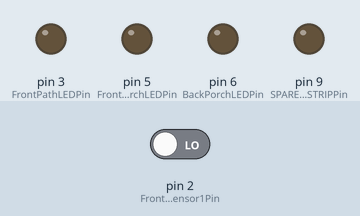
Recording of a sketch running on a simulated Arduino Uno, built for the host (arithmetic inside an expression is 32-bit, double 64-bit). On the bench: output pins drawn as LEDs (lit = HIGH). Wiring (inferred from the names in the program): 2 × IR receiver: data pin 18 / data pin 19. The inputs (shaded band) are chosen by the test bench; at power-on: pin 2 (FrontPathSensor1Pin) LOW. WiFi joins after 1.5 s; servers stay silent unless stated; what the sketch prints to the serial monitor is not drawn.

Above: at 0.1 s.
At 7.7 s:
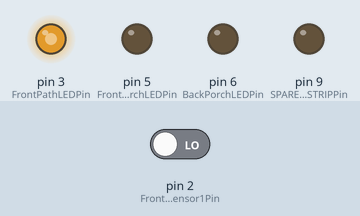
7.8 s: pin 2 (FrontPathSensor1Pin) driven HIGH
At 9.82 s:
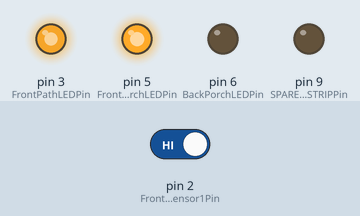
Timing chart, 0 to 20.8 s (numbered marks = the images above; inputs shaded):
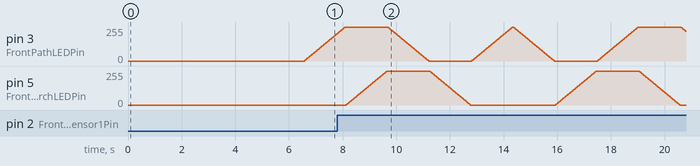

The sketch:

lighting.ino
```cpp
/* Author: WilliamH
   Date: 14-10-2015
   Version: 0.1
   Description: control LED strip lights in locations around the house.  include motion detection along with web interface for manual control.  Slow on and off using PWM
   UNO PWM Pins are 3, 5, 6, 9, 10*, 11* ** Ethernet Shield uses pins 10,11,12,13 & 4 for SD Card
   Future add:  Add LUX meter to control light activationonly when dark.
                Add  mechanical switch for path and others if required.
                Sort out why interupt control is troublesome
                ******** CLEAN CODE UP ********
*/

#include <Ethernet.h>
#include <SPI.h>


// *****************************
// ******** Setup times ********
const long OneSecond = 1000;  // a second is a thousand milliseconds
const long TwoSecond = OneSecond * 2;
const long ThreeSecond = OneSecond * 3;
const long FiveSecond = OneSecond * 5;
const long TenSecond = OneSecond * 10;
const long OneMinute = OneSecond * 60;
const long TwoMinute = OneMinute * 2;
const long ThreeMinute =  OneMinute * 3;
const long FourMinute =  OneMinute * 4;
const long OneHour   = OneMinute * 60;
const long OneDay    = OneHour * 24;


// ***************************************************
// ******** Setup LED strip output pins (PWM) ********
int FrontPathLEDPin = 3;
int FrontPorchLEDPin = 5;
int BackPorchLEDPin = 6;
int SPARELEDSTRIPPin = 9;
bool FrontPathLEDManOn = 0; // are the LEDs manually turned on.  do not turn off with motion timout

// **********************************************
// ******** Setup LED start state of off ********
bool FrontPathLEDState = digitalRead(FrontPathLEDPin);
bool FrontPorchLEDState = digitalRead(FrontPorchLEDPin);
bool backPorchLEDState = digitalRead(BackPorchLEDPin);
bool SPARELEDSTRIPState = digitalRead(SPARELEDSTRIPPin);

// *****************************************
// ******** Setup Lighting Controls ********
int FadeSpeed = 5;

// ****************************************************
// ******** Setup Motion Sensor input controls ********
int FrontPathSensor1Pin = 2;   // set the pin for switch on PIR is on - needs to be on an interupt pin
int calibrationTime = 5; //the time we give the sensor to calibrate (10-60 secs according to the datasheet)
bool MotionDetectOn = 1; //do we want to run detection code.  set via Lux meter at some stage
int FrontPathSensorState = LOW;
int FrontPathSensorVal = 0; // variable for reading the sensor status
int MotionActivationDelay = TwoSecond;  // How long to wait till next motion is tested for
int MotionLEDOnTime = FiveSecond;  // How long to leave LEDs on after motion has been detected
unsigned long MotionActivationTime = 0;  // store when last motion was detected
unsigned long ledOnTime = 0; //record time when motion activation happened


// **************************************
// ******** Setup Remote Control ********
int RemoteButAPin = 19;
int RemoteButBPin = 18;
int RemoteButCPin = 17;
int RemoteButDPin = 16;


// ********************************************
// ******** Setup Network &  Webserver ********
byte mac[] = { 0xDE, 0xAD, 0xBE, 0xEF, 0xFE, 0xED };   //physical mac address
EthernetServer server(80);                             //server port
String readString;
String PageTitle = "<TITLE>Manage Exterior Lights</TITLE>";
String PageHeader1 = "<H1>Manage Exterior Lights</H1>";
String PageHeader2 = "<H2>Select lights to control below</H2>";


void setup() {

 // Open serial communications and wait for port to open:
  Serial.begin(9600);
  pinMode(FrontPathLEDPin, OUTPUT);
  pinMode(FrontPorchLEDPin, OUTPUT);
  pinMode(BackPorchLEDPin, OUTPUT);
  pinMode(SPARELEDSTRIPPin, OUTPUT);
  pinMode(FrontPathSensor1Pin, INPUT);
//  pinMode(RemoteButAPin, INPUT);
//  pinMode(RemoteButBPin, INPUT);
  pinMode(RemoteButCPin, INPUT);
  pinMode(RemoteButDPin, INPUT);
    //give the sensor some time to calibrate
  Serial.print("calibrating sensor ");
    for(int i = 0; i < calibrationTime; i++){
      Serial.print(".");
      delay(1000);
      }
    Serial.println(" done");
    Serial.println("SENSOR ACTIVE");
    delay(50);

  // start the Ethernet connection and the server:
//  Ethernet.begin(mac, ip, gateway, subnet);
  Ethernet.begin(mac);
  server.begin();
  Serial.print("server is at ");
  Serial.println(Ethernet.localIP());
//  attachInterrupt(digitalPinToInterrupt(MotionSensor1), MovementTriggered, RISING); // Use interupt to execute function - not f***ing working for some reason????
}

void loop() {
// ***************************************************************
// ***************************************************************
// ***************************************************************
  Serial.println("button check");
  if (digitalRead(RemoteButAPin) == HIGH){
    if (digitalRead(FrontPathLEDPin) == HIGH) {
      LedOff(FrontPathLEDPin);
    }
    else {
      LedOn(FrontPathLEDPin);
    }
  }
  if (digitalRead(RemoteButBPin) == HIGH){
    if (digitalRead(FrontPorchLEDPin) == HIGH) {
      LedOff(FrontPorchLEDPin);
    }
    else {
      LedOn(FrontPorchLEDPin);
    }
  }
// ***************************************************************
// ***************************************************************
// ***************************************************************

ButtonCheck();

if (MotionDetectOn == 1)
{
  MotionSense();
}

// Create a client connection
EthernetClient client = server.available();
if (client)
{
  while (client.connected())
  {
    if (client.available())
    {
      char c = client.read();
      //read char by char HTTP request
      if (readString.length() < 100)
      {
        //store characters to string
        readString += c;
        //Serial.print(c);
      }

       //if HTTP request has ended
       if (c == '\n')
       {
         Serial.println(readString); //print to serial monitor for debuging
         client.println F("HTTP/1.1 200 OK"); //send new page
         client.println F("Content-Type: text/html");
         client.println();
         client.println F("<HTML><link rel=\"shortcut icon\" href=\"http://cartertonauto.co.nz/favicon.ico\"></link>");
         client.println F("<HEAD> <meta name='apple-mobile-web-app-capable' content='yes' /> <meta name='apple-mobile-web-app-status-bar-style' content='black-translucent' />");
         client.println F("<link rel='stylesheet' type='text/css' href='http://cartertonauto.co.nz/lighting.css' />");
         client.println(PageTitle);
         client.println F("</HEAD> <BODY>");
         client.println(PageHeader1);
         client.println F("<hr />");
         client.println F("<br />");
         client.println(PageHeader2);
         client.println F("<br />");
         client.println F("<a href=\"/?FrontPathOn\"\">Path LED On</a>");
         client.println F("<a href=\"/?FrontPathOff\"\">Path Off LED</a><br />");
         client.println F("<br />");
         client.println F("<a href=\"/?FrontPorchOn\"\">Porch On LED</a>");
         client.println F("<a href=\"/?FrontPorchOff\"\">Porch Off LED</a><br />");
         client.println F("<br />");
         client.println F("<a href=\"/?BackPorchOn\"\">Back On LED</a>");
         client.println F("<a href=\"/?BackPorchOff\"\">Back Off LED</a><br />");
         client.println F("<br />");
         client.println F("<br />");
         client.println F("<br />");
         client.println F("</BODY> </HTML>");

         delay(1);
         //stopping client
         client.stop();
         //controls the Arduino if you press the buttons
         if (readString.indexOf("?FrontPathOn") >0)
         {
           FrontPathLEDManOn = 1;
           LedOn(FrontPathLEDPin);
         }
         if (readString.indexOf("?FrontPathOff") >0)
         {
           FrontPathLEDManOn = 0;
           LedOff(FrontPathLEDPin);
         }
         if (readString.indexOf("?FrontPorchOn") >0)
         {
           LedOn(FrontPorchLEDPin);
         }
         if (readString.indexOf("?FrontPorchOff") >0)
         {
           LedOff(FrontPorchLEDPin);
         }
         if (readString.indexOf("?BackPorchOn") >0)
         {
           LedOn(BackPorchLEDPin);
         }
         if (readString.indexOf("?BackPorchOff") >0)
         {
           LedOff(BackPorchLEDPin);
         }
         //clearing string for next read
         readString="";
         }
       }
    }
  }
}

void MotionSense() {
  if (FrontPathLEDManOn == 0) {
    FrontPathSensorState = digitalRead(FrontPathSensor1Pin);  // read input value
    if (FrontPathSensorState == HIGH) {
      MotionActivationTime = millis();
      if (MotionLEDOnTime +MotionActivationTime > millis()) {
        Serial.println("LED Stays on or goes on");
        LedOn(FrontPathLEDPin);
      }
    }
  if (FrontPathSensorState == LOW) {
      if (MotionActivationTime + MotionLEDOnTime < millis()) {
        LedOff(FrontPathLEDPin);
      }
    }
  }
}

void ButtonCheck() {
  Serial.println("button check");
  if (digitalRead(RemoteButAPin) == HIGH){
    if (digitalRead(FrontPathLEDPin) == HIGH) {
      LedOff(FrontPathLEDPin);
    }
    else {
      LedOn(FrontPathLEDPin);
    }
  }
  if (digitalRead(RemoteButBPin) == HIGH){
    if (digitalRead(FrontPorchLEDPin) == HIGH) {
      LedOff(FrontPorchLEDPin);
    }
    else {
      LedOn(FrontPorchLEDPin);
    }
  }
}


// *************************************************
// ******** Common LED functions On and Off ********
void LedOn(int WhichLed) {
  if (digitalRead(WhichLed) == 0){  //check is LED is actually off
    ledOnTime = millis();
    // fade in from min to max in increments of 5 points:
    for (int fadeValue = 0 ; fadeValue <= 255; fadeValue += 5) {
      // sets the value (range from 0 to 255):
      analogWrite(WhichLed, fadeValue);
      // wait for 30 milliseconds to see the dimming effect
      delay(30);
    }
  }
}

void LedOff(int WhichLed) {
  //check is LED is actually on
  if (digitalRead(WhichLed) > 0) {
      Serial.println(digitalRead(WhichLed));
    // fade out from max to min in increments of 5 points:
    for (int fadeValue = 255 ; fadeValue >= 0; fadeValue -= 5) {
      // sets the value (range from 0 to 255):
      analogWrite(WhichLed, fadeValue);
      // wait for 30 milliseconds to see the dimming effect
      delay(30);
    }
  }
}
```
